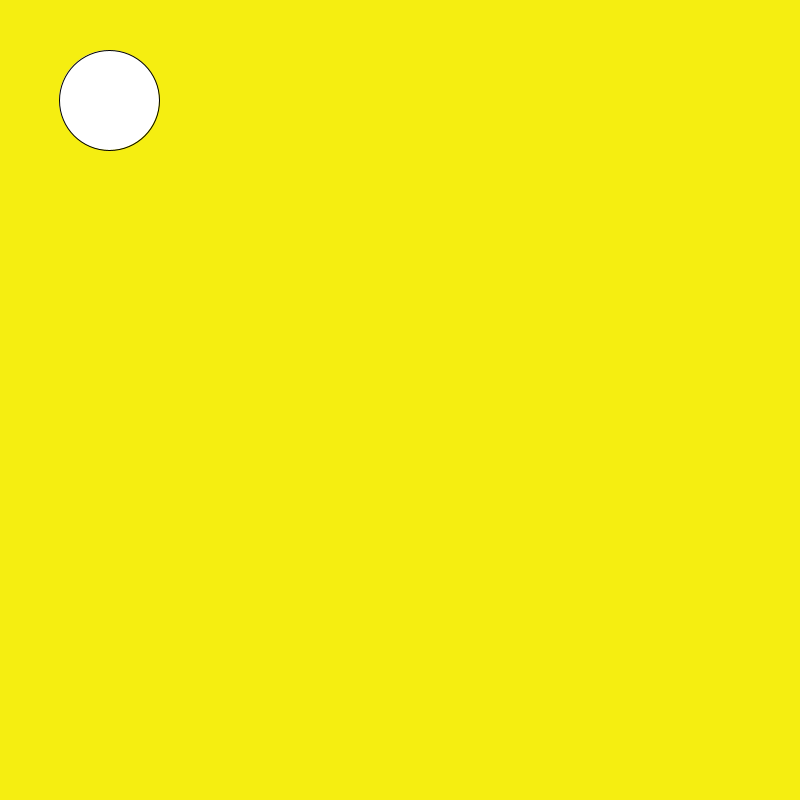
Frame 1 (no input)
Frame 60 (the mouse pressed at the canvas centre just before this capture): identical to frame 1, image omitted
Frame 120 (the mouse held since frame 60 and released just before this capture): identical to frame 1, image omitted

The Processing sketch that drew this single still picture (run headless with seeded random() and noise(); from frame 60 on, the mouse is pressed at the canvas centre):

// Processing sketch: slippery_dot
// ── slippery_dot.pde
/*** When you are done, this program will draw an ellipse 
     that jumps to new location each time you click on it.
***/
 
 // 1. Create three integer variables to represent the x, y, and the size of the ellipse
    int x = 109;
    int y = 100;
    int size = 100;
    void setup() {
      // 2. Set the size of your sketch
      size(800, 800);
    }
    
    void draw() {
    
      // 3. Set the background color of your sketch
      background(#F5EE11);
      // 4. Draw an ellipse using the variables created at the top of the sketch for the location and size of your ellipse. 
      //    Make sure it fits in the window. Change the variables if it does not.
    ellipse(x, y, size, size);
    
    }
    
    /******** This method gets called automatically when you press the mouse ************/
    void mousePressed() {
      //5. Create an integer variable called distance
      int distance = getDistanceFromMouse(x, y);
      //6. The getDistanceFromMouse() method below returns a number.
      //   Set the value of your distance variable to the value returned by the getDistance method
      //   You will need to pass the x and y location of your ellipse to this method.
        
          
      //7.  Use an if statement to check if your distance variable is < the radius of the ellipse
      //    If it is, make a new x AND y for the ellipse, for a new random location on the window
      //    Hint: Use code like this      x = (int) random(width);
       
      if (distance < 50) {
        x = int(random(width));
        y = int(random(height));
      }
    }
    
    /********  This method gives you the number of pixels between the mouse and the x,y point ***********/
    int getDistanceFromMouse(int x, int y) {
      return (int)Math.sqrt(Math.pow((mouseX-x),2) + Math.pow((mouseY-y),2));
    }
